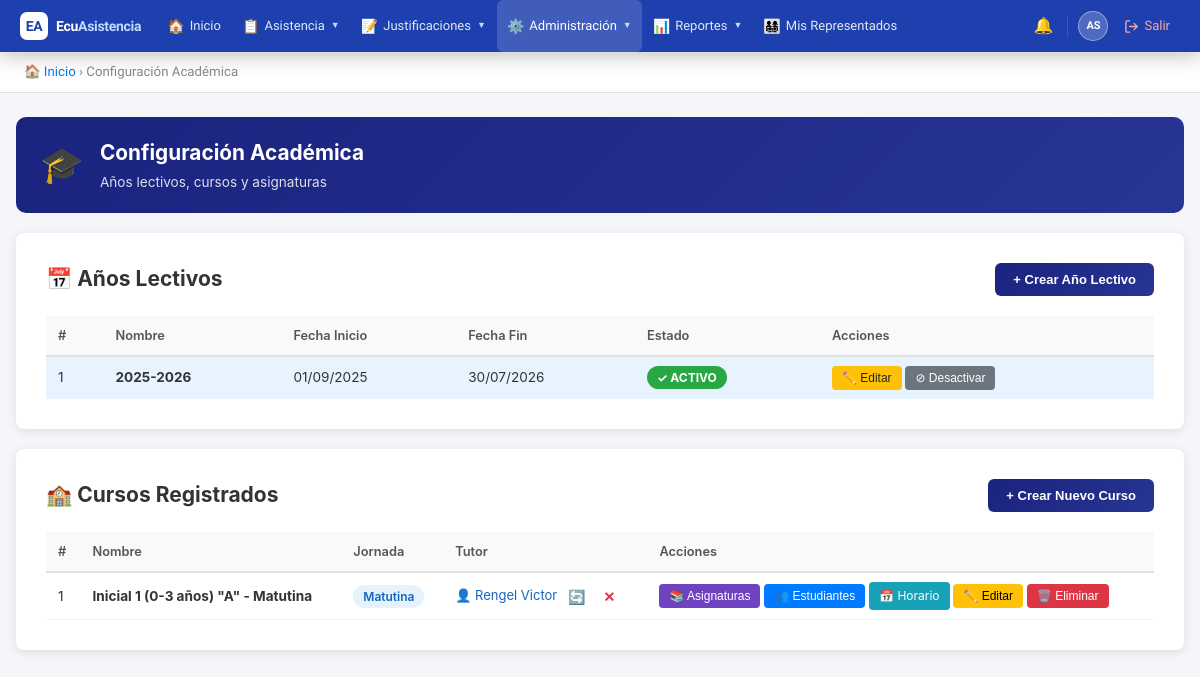
Screenshot of /public/?action=academic (signed in) with the database file from the repository.
### tables this page shows
CREATE TABLE `school_years` (
  `id` int(11) NOT NULL AUTO_INCREMENT,
  `institution_id` int(11) NOT NULL,
  `name` varchar(100) NOT NULL,
  `start_date` date NOT NULL,
  `end_date` date NOT NULL,
  `is_active` tinyint(1) DEFAULT 0,
  `created_at` timestamp NOT NULL DEFAULT current_timestamp(),
  `updated_at` timestamp NOT NULL DEFAULT current_timestamp() ON UPDATE current_timestamp(),
  PRIMARY KEY (`id`),
  KEY `institution_id` (`institution_id`),
  CONSTRAINT `school_years_ibfk_1` FOREIGN KEY (`institution_id`) REFERENCES `institutions` (`id`)
);

CREATE TABLE `courses` (
  `id` int(11) NOT NULL AUTO_INCREMENT,
  `institution_id` int(11) NOT NULL,
  `school_year_id` int(11) NOT NULL,
  `name` varchar(100) NOT NULL,
  `grade_level` varchar(50) DEFAULT NULL,
  `parallel` varchar(10) DEFAULT NULL,
  `shift_id` int(11) NOT NULL,
  `created_at` timestamp NOT NULL DEFAULT current_timestamp(),
  `updated_at` timestamp NOT NULL DEFAULT current_timestamp() ON UPDATE current_timestamp(),
  PRIMARY KEY (`id`),
  KEY `institution_id` (`institution_id`),
  KEY `school_year_id` (`school_year_id`),
  KEY `shift_id` (`shift_id`),
  CONSTRAINT `courses_ibfk_1` FOREIGN KEY (`institution_id`) REFERENCES `institutions` (`id`),
  CONSTRAINT `courses_ibfk_2` FOREIGN KEY (`school_year_id`) REFERENCES `school_years` (`id`),
  CONSTRAINT `courses_ibfk_3` FOREIGN KEY (`shift_id`) REFERENCES `shifts` (`id`)
);

CREATE TABLE `shifts` (
  `id` int(11) NOT NULL AUTO_INCREMENT,
  `name` varchar(50) NOT NULL,
  `created_at` timestamp NOT NULL DEFAULT current_timestamp(),
  PRIMARY KEY (`id`)
);

CREATE TABLE `users` (
  `id` int(11) NOT NULL AUTO_INCREMENT,
  `institution_id` int(11) NOT NULL,
  `username` varchar(50) NOT NULL,
  `email` varchar(191) DEFAULT NULL,
  `password` varchar(255) NOT NULL,
  `first_name` varchar(100) NOT NULL,
  `last_name` varchar(100) NOT NULL,
  `dni` varchar(20) DEFAULT NULL,
  `phone` varchar(20) DEFAULT NULL,
  `reset_token` varchar(255) DEFAULT NULL,
  `reset_expires` datetime DEFAULT NULL,
  `is_active` tinyint(1) DEFAULT 1,
  `is_superadmin` tinyint(1) NOT NULL DEFAULT 0,
  `created_at` timestamp NOT NULL DEFAULT current_timestamp(),
  `updated_at` timestamp NOT NULL DEFAULT current_timestamp() ON UPDATE current_timestamp(),
  PRIMARY KEY (`id`),
  UNIQUE KEY `username` (`username`),
  UNIQUE KEY `email` (`email`),
  UNIQUE KEY `dni` (`dni`),
  KEY `institution_id` (`institution_id`),
  CONSTRAINT `users_ibfk_1` FOREIGN KEY (`institution_id`) REFERENCES `institutions` (`id`)
);

### controllers/AcademicController.php (called while the page is built, shortened)
<?php
require_once BASE_PATH . '/models/Course.php';
require_once BASE_PATH . '/models/SchoolYear.php';
class AcademicController {
    private $courseModel;
    private $schoolYearModel;
    public function __construct() {
        $this->db = new Database();
        $this->courseModel     = new Course($this->db);
        $this->schoolYearModel = new SchoolYear($this->db);
    }
    public function index() {
        $courses     = $this->courseModel->getAllWithTutor();
        $schoolYears = $this->schoolYearModel->getAll();
        include BASE_PATH . '/views/academic/index.php';
    }
}

### config/database.php (called while the page is built)
<?php
class Database {
    private $host = 'localhost';
    private $db = 'ecuasistencia2026_db';
    private $user = 'root';
    private $pass = '';
    private $charset = 'utf8mb4';
    private $pdo;
    public function connect() {
        if ($this->pdo === null) {
            $dsn = "mysql:host={$this->host};dbname={$this->db};charset={$this->charset}";
            $options = [
                PDO::ATTR_ERRMODE => PDO::ERRMODE_EXCEPTION,
                PDO::ATTR_DEFAULT_FETCH_MODE => PDO::FETCH_ASSOC,
                PDO::ATTR_EMULATE_PREPARES => false,
            ];
            try {
                $this->pdo = new PDO($dsn, $this->user, $this->pass, $options);
            } catch (PDOException $e) {
                die('Error de conexión: ' . $e->getMessage());
            }
        }
        return $this->pdo;
    }
}

### models/SchoolYear.php (called while the page is built, shortened)
<?php
class SchoolYear {
    private $db;
    public function __construct($database) {
        $this->db = $database->connect();
    }
    public function getAll() {
        $sql = "SELECT * FROM school_years
                WHERE institution_id = :institution_id
                ORDER BY start_date DESC";
        $stmt = $this->db->prepare($sql);
        $stmt->execute([':institution_id' => $_SESSION['institution_id']]);
        return $stmt->fetchAll();
    }
}

### models/Course.php (called while the page is built, shortened)
<?php
class Course {
    private $db;
    public function __construct($database) {
        $this->db = $database->connect();
    }
    public function getAllWithTutor() {
        $sql = "SELECT c.*, s.name as shift_name, sy.name as year_name,
                       u.first_name as tutor_first, u.last_name as tutor_last
                FROM courses c
                INNER JOIN shifts s ON c.shift_id = s.id
                INNER JOIN school_years sy ON c.school_year_id = sy.id
                LEFT JOIN teacher_assignments ta ON (ta.course_id = c.id AND ta.is_tutor = 1 AND ta.school_year_id = c.school_year_id)
                LEFT JOIN users u ON u.id = ta.teacher_id
                WHERE c.institution_id = :institution_id
                ORDER BY c.name";
        $stmt = $this->db->prepare($sql);
        $stmt->execute([':institution_id' => $_SESSION['institution_id']]);
        return $stmt->fetchAll();
    }
}

### views/academic/index.php (the view, shortened to what this page needs)
<!DOCTYPE html>
<html lang="es">
<head>
</head>
<body>
    <?php include BASE_PATH . '/views/partials/navbar.php'; ?>
<div class="breadcrumb">
    <a href="?action=dashboard">🏠 Inicio</a> &rsaquo; Configuración Académica
</div>
<div class="container">
    <div class="page-header" style="background:linear-gradient(135deg,#1a237e,#283593);">
        <div class="ph-icon">🎓</div>
        <div>
            <h1>Configuración Académica</h1>
            <p>Años lectivos, cursos y asignaturas</p>
        </div>
    </div>
    <div class="card" style="margin-bottom: 20px;">
        <div class="section-header">
            <h2>📅 Años Lectivos</h2>
            <button class="btn-add" onclick="openSYModal()">+ Crear Año Lectivo</button>
        </div>
        <table>
            <thead>
                <tr>
                    <th>#</th>
                    <th>Nombre</th>
                    <th>Fecha Inicio</th>
                    <th>Fecha Fin</th>
                    <th>Estado</th>
                    <th>Acciones</th>
                </tr>
            </thead>
            <tbody>
                <?php if(empty($schoolYears)): ?>
                    <tr><td colspan="6" style="text-align:center; color: #999;">No hay años lectivos registrados</td></tr>
                <?php else: ?>
                    <?php $counter = 1; foreach($schoolYears as $year): ?>
                    <tr style="<?= $year['is_active'] ? 'background: #e7f3ff;' : '' ?>">
                        <td><?= $counter++ ?></td>
                        <td><strong><?= htmlspecialchars($year['name']) ?></strong></td>
                        <td><?= date('d/m/Y', strtotime($year['start_date'])) ?></td>
                        <td><?= date('d/m/Y', strtotime($year['end_date'])) ?></td>
                        <td>
                            <?php if($year['is_active']): ?>
                                <span class="badge-active">✓ ACTIVO</span>
                            <?php else: ?>
                                <span class="badge-inactive">Inactivo</span>
                            <?php endif; ?>
                        </td>
                        <td style="white-space: nowrap;">
                            <button class="action-btn" style="background:#ffc107;color:#212529;"
                                    onclick="openEditSYModal(<?= $year['id'] ?>, '<?= htmlspecialchars(addslashes($year['name'])) ?>', '<?= $year['start_date'] ?>', '<?= $year['end_date'] ?>', <?= $year['is_active'] ? 'true' : 'false' ?>)">
                                ✏️ Editar
                            </button>
                            <?php if($year['is_active']): ?>
                                <form method="POST" action="?action=deactivate_school_year" style="display:inline;"
                                      onsubmit="return confirmSY(event,'desactivar','<?= htmlspecialchars(addslashes($year['name'])) ?>')">
                                    <button type="submit" class="action-btn" style="background:#6c757d;color:white;">⊘ Desactivar</button>
                                </form>
                            <?php endif; ?>
                        </td>
                    </tr>
                    <?php endforeach; ?>
                <?php endif; ?>
            </tbody>
        </table>
    </div>
    <div class="card">
        <div class="section-header">
            <h2>🏫 Cursos Registrados</h2>
            <button class="btn-add" onclick="openCourseModal()">+ Crear Nuevo Curso</button>
        </div>
        <table>
            <thead>
                <tr>
                    <th>#</th>
                    <th>Nombre</th>
                    <th>Jornada</th>
                    <th>Tutor</th>
                    <th>Acciones</th>
                </tr>
            </thead>
            <tbody>
                <?php $n=1; foreach($courses as $course): ?>
                <tr>
                    <td><?= $n++ ?></td>
                    <td><strong><?= htmlspecialchars($course['name']) ?></strong></td>
                    <td><span class="badge-shift"><?= ucfirst($course['shift_name']) ?></span></td>
                    <td style="white-space:nowrap;">
                        <?php if(!empty($course['tutor_last'])): ?>
                            <span style="color:#1565c0;font-size:13px;">
                                👤 <?= htmlspecialchars($course['tutor_last'].' '.$course['tutor_first']) ?>
                            </span>
                            <button class="btn-tutor-change"
                                    data-course-id="<?= $course['id'] ?>"
                                    data-course-name="<?= htmlspecialchars($course['name'], ENT_QUOTES) ?>"
                                    data-has-tutor="1"
                                    title="Cambiar tutor"
                                    style="padding:2px 7px;font-size:14px;background:none;border:none;cursor:pointer;color:#f57c00;vertical-align:middle;margin:0;">
                                🔄
                            </button>
                            <button class="btn-tutor-remove"
                                    data-course-id="<?= $course['id'] ?>"
                                    data-course-name="<?= htmlspecialchars($course['name'], ENT_QUOTES) ?>"
                                    title="Quitar tutor"
                                    style="padding:2px 7px;font-size:14px;background:none;border:none;cursor:pointer;color:#dc3545;vertical-align:middle;font-weight:bold;margin:0;">
                                ✕
                            </button>
                        <?php endif; ?>
                    </td>
                    <td style="white-space:nowrap;">
                        <button class="action-btn" style="background:#6f42c1;color:white;"
                                id="btnSub_<?= $course['id'] ?>"
                                onclick="toggleSubjectsRow(<?= $course['id'] ?>)">
                            📚 Asignaturas
                        </button>
                        <button class="action-btn" style="background:#007bff;color:white;"
                                id="btnEst_<?= $course['id'] ?>"
                                onclick="toggleStudentsRow(<?= $course['id'] ?>)">
                            👥 Estudiantes
                        </button>
                        <a href="?action=manage_schedule&course_id=<?= $course['id'] ?>"
                           class="action-btn" style="background:#17a2b8;color:white;text-decoration:none;display:inline-flex;align-items:center;">
                            📅 Horario
                        </a>
                        <button class="action-btn" style="background:#ffc107;color:#000;"
                                onclick="openEditCourseModal(<?= $course['id'] ?>, '<?= htmlspecialchars(addslashes($course['name'])) ?>', '<?= htmlspecialchars(addslashes($course['grade_level'])) ?>', '<?= $course['parallel'] ?>', <?= $course['shift_id'] ?>)">
                            ✏️ Editar
                        </button>
                        <form method="POST" action="?action=delete_course" style="display:inline;"
                              onsubmit="return confirmDeleteCourse(event, '<?= htmlspecialchars(addslashes($course['name'])) ?>')">
                            <button type="submit" class="action-btn" style="background:#dc3545;color:white;">🗑️ Eliminar</button>
                        </form>
                    </td>
                </tr>
                <?php endforeach; ?>
            </tbody>
        </table>
    </div>
</div>
</body>
</html>

### public/css/global.css (style rules this page uses)
* { box-sizing: border-box; margin: 0; padding: 0; }
body { font-family: -apple-system, BlinkMacSystemFont, 'Segoe UI', Roboto, sans-serif; background: #f4f6f9; color: #333; font-size: 14px; line-height: 1.5; }
.breadcrumb { padding: 10px 24px; background: #fff; border-bottom: 1px solid #e0e0e0; font-size: 0.83rem; color: #888; }
.breadcrumb a { color: #007bff; text-decoration: none; }
.container { max-width: 1200px; margin: 24px auto; padding: 0 16px; }
.page-header { background: linear-gradient(135deg, #007bff, #0056b3); color: #fff; border-radius: 10px; padding: 20px 24px; margin-bottom: 20px; display: flex; align-items: center; gap: 16px; }
.page-header .ph-icon { font-size: 2.2rem; }
.page-header h1 { font-size: 1.3rem; font-weight: 700; }
.page-header p { font-size: 0.85rem; opacity: 0.85; margin-top: 4px; }
table { width: 100%; border-collapse: collapse; }
thead th { background: #f8f9fa; padding: 10px 12px; text-align: left; font-size: 0.8rem; font-weight: 600; color: #555; border-bottom: 2px solid #e0e0e0; white-space: nowrap; }
tbody td { padding: 9px 12px; border-bottom: 1px solid #f0f0f0; font-size: 0.85rem; vertical-align: middle; }
tbody tr:last-child td { border-bottom: none; }

### views/academic/index.php (style rules this page uses)
* { margin: 0; padding: 0; box-sizing: border-box; }
body { font-family: Arial, sans-serif; background: #f4f4f4; }
.container { max-width: 1400px; margin: 30px auto; padding: 0 20px; }
.card { background: white; padding: 30px; border-radius: 8px; box-shadow: 0 2px 10px rgba(0,0,0,0.1); }
button { padding: 10px 20px; background: #28a745; color: white; border: none; border-radius: 4px; cursor: pointer; margin-top: 10px; }
table { width: 100%; border-collapse: collapse; margin-top: 15px; }
th, td { padding: 10px; text-align: left; border-bottom: 1px solid #ddd; font-size: 14px; }
th { background: #f8f9fa; font-weight: bold; }
h2 { margin-bottom: 20px; color: #333; }
.section-header { display: flex; justify-content: space-between; align-items: center; margin-bottom: 20px; }
.section-header h2 { margin: 0; }
.btn-add { padding: 9px 18px; background: linear-gradient(135deg,#1a237e,#283593); color: white; border: none; border-radius: 6px; cursor: pointer; font-size: 13px; font-weight: 600; margin: 0; transition: opacity .2s; }
.badge-active { background: #28a745; color: white; padding: 4px 10px; border-radius: 12px; font-size: 12px; font-weight: bold; }
.badge-shift { background: #e3f2fd; color: #1565c0; padding: 4px 10px; border-radius: 12px; font-size: 12px; font-weight: 600; }
.action-btn { padding: 5px 10px; font-size: 12px; border: none; border-radius: 4px; cursor: pointer; margin: 0; }

### views/partials/navbar.php (style rules this page uses)
:root { --nav-bg: #1e40af; --nav-accent: #60a5fa; --nav-hover: rgba(96,165,250,0.18); --nav-text: #e2e8f0; --nav-muted: #bfdbfe; --nav-border: rgba(255,255,255,0.12); --nav-dd-bg: #1d4ed8; --nav-dd-hover:#2563eb; --nav-height: 52px; }
*, *::before, *::after { box-sizing: border-box; }
.breadcrumb { padding: 9px 24px; background: #fff; border-bottom: 1px solid #e8ecf0; font-size: 0.82rem; color: #94a3b8; font-family: 'Plus Jakarta Sans', system-ui, sans-serif; }
.breadcrumb a { color: #3b82f6; text-decoration: none; }

### rows the page displays
school_years: name "2025-2026", start_date "01/09/2025", end_date "30/07/2026", is_active "✓ ACTIVO"
courses: name "Inicial 1 (0-3 años) \"A\" - Matutina", shift.name "Matutina", users.last_name+first_name "Rengel Victor"
